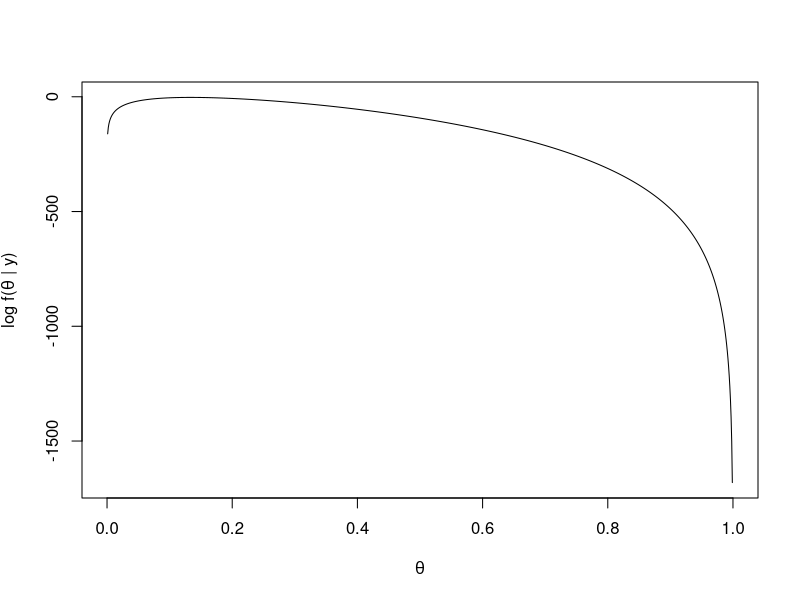
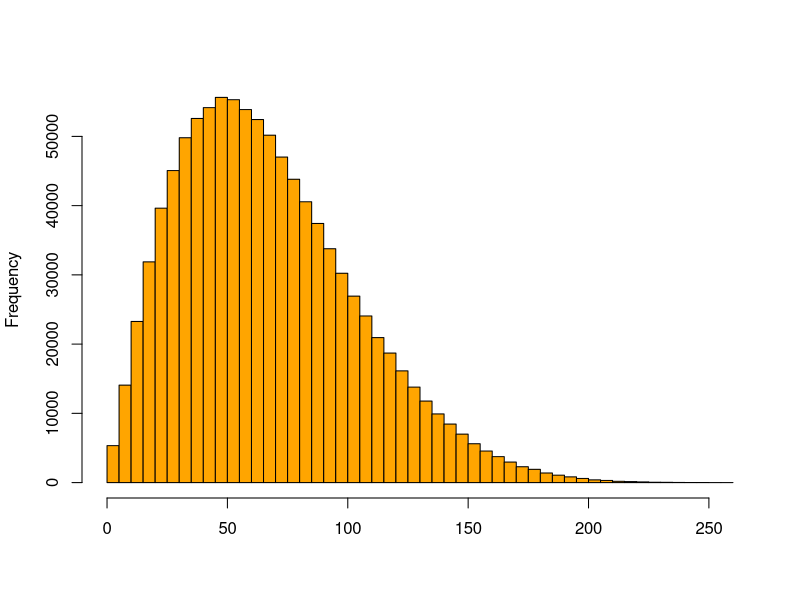
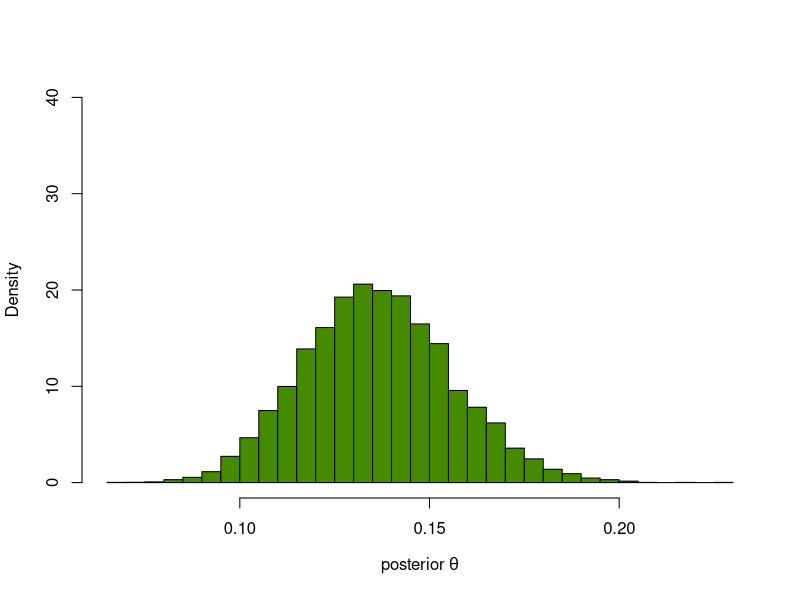
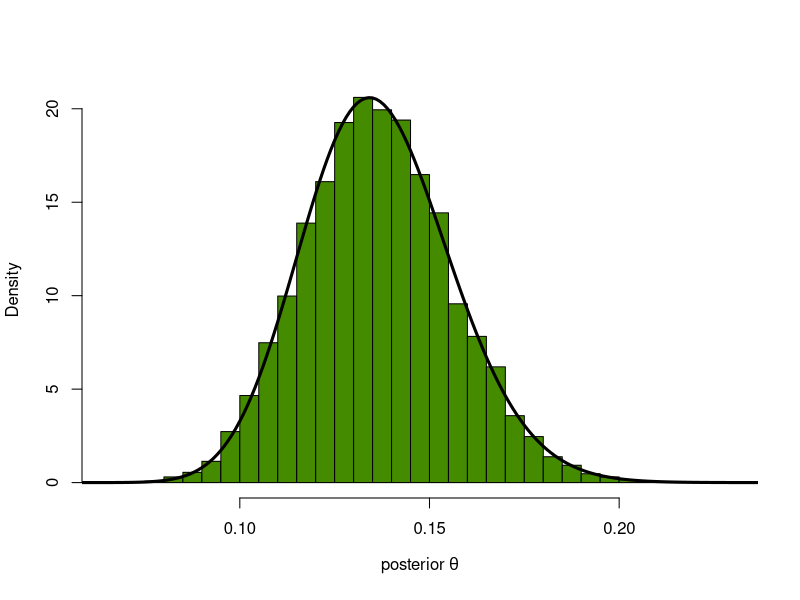

These charts were generated, in order, by the following R code:
## ---- chunk 1
loglikelihood = function(theta, n = 300, k = 40) { ## Function definition from the textbook
  115 + k * log(theta) + (n - k) * log(1 - theta)
}
## ---- chunk 2
thetas = seq(0, 1, by = 0.001)
plot(thetas, loglikelihood(thetas), xlab = expression(theta),
     ylab = expression(paste("log f(", theta, " | y)")),type = "l")
## ---- chunk 3
rtheta = rbeta(1000000, shape1 = 2.47, shape2 = 8.5)
y = vapply(rtheta, function(th) {
  rbinom(1, prob = th, size = 300)
}, numeric(1))
## ---- chunk 4
hist(y, breaks = 50, col = "orange", main = "", xlab = "")
## ---- chunk 5
thetaPostEmp = rtheta[ y == 40 ]
hist(thetaPostEmp, breaks = 40, col = "chartreuse4", main = "",
     probability = TRUE, xlab = expression("posterior"~theta), ylim=c(0,40))
densPostTheory  =  dbeta(thetas, 42.47, 268.5)
## ---- chunk 6
hist(thetaPostEmp, breaks = 40, col = "chartreuse4", main = "",
  probability = TRUE, xlab = expression("posterior"~theta))
lines(thetas, densPostTheory, type="l", lwd = 3)
